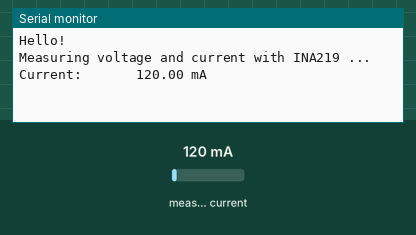
Simulated run of this sketch. Board: Arduino Leonardo, built with avr-gcc and run on an emulated ATmega32U4. Shown: the last lines printed to the serial monitor. The test bench sets the inputs (shaded band); at power-on: measured current 120 mA.

Above: at 1.2 s.
1.3 s: measured current set to 40 mA
At 3.0 s:
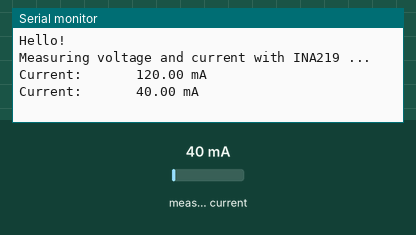
3.6 s: measured current set to 500 mA
At 4.6 s:
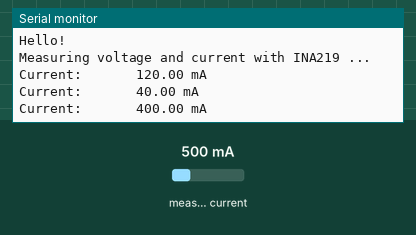
Timing chart, 0 to 6.6 s (numbered marks = the images above; inputs shaded):
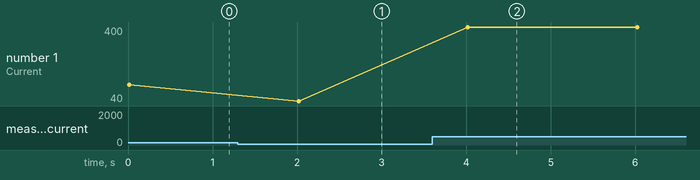

Measured:
- after the input at 1.3 s, the serial monitor: prints a new line after 0.72 s (image 1)
- after the input at 3.6 s, the serial monitor: prints a new line after 0.42 s (image 2)
- plotted number 1: 120 → 40 after the input at 1.3 s, 40 → 400 after the input at 3.6 s

The sketch:

Current_Sensor.ino
```cpp
#include <Wire.h>
#include <Adafruit_INA219.h>

Adafruit_INA219 ina219;


void setup(void)
{
  Serial.begin(115200);
  while (!Serial) {
      // will pause Zero, Leonardo, etc until serial console opens
      delay(1);
  }

  Serial.println("Hello!");

  // Initialize the INA219.
  // By default the initialization will use the largest range (32V, 2A).  However
  // you can call a setCalibration function to change this range (see comments).
  if (! ina219.begin()) {
    Serial.println("Failed to find INA219 chip");
    while (1) { delay(10); }
  }
  // To use a slightly lower 32V, 1A range (higher precision on amps):
  //ina219.setCalibration_32V_1A();
  // Or to use a lower 16V, 400mA range (higher precision on volts and amps):
  ina219.setCalibration_16V_400mA();

  Serial.println("Measuring voltage and current with INA219 ...");
}

void loop(void)
{
  float current_mA = 0;

  current_mA = ina219.getCurrent_mA();

  Serial.print("Current:       "); Serial.print(current_mA); Serial.println(" mA");
  Serial.println("");

  delay(2000);
}
```
